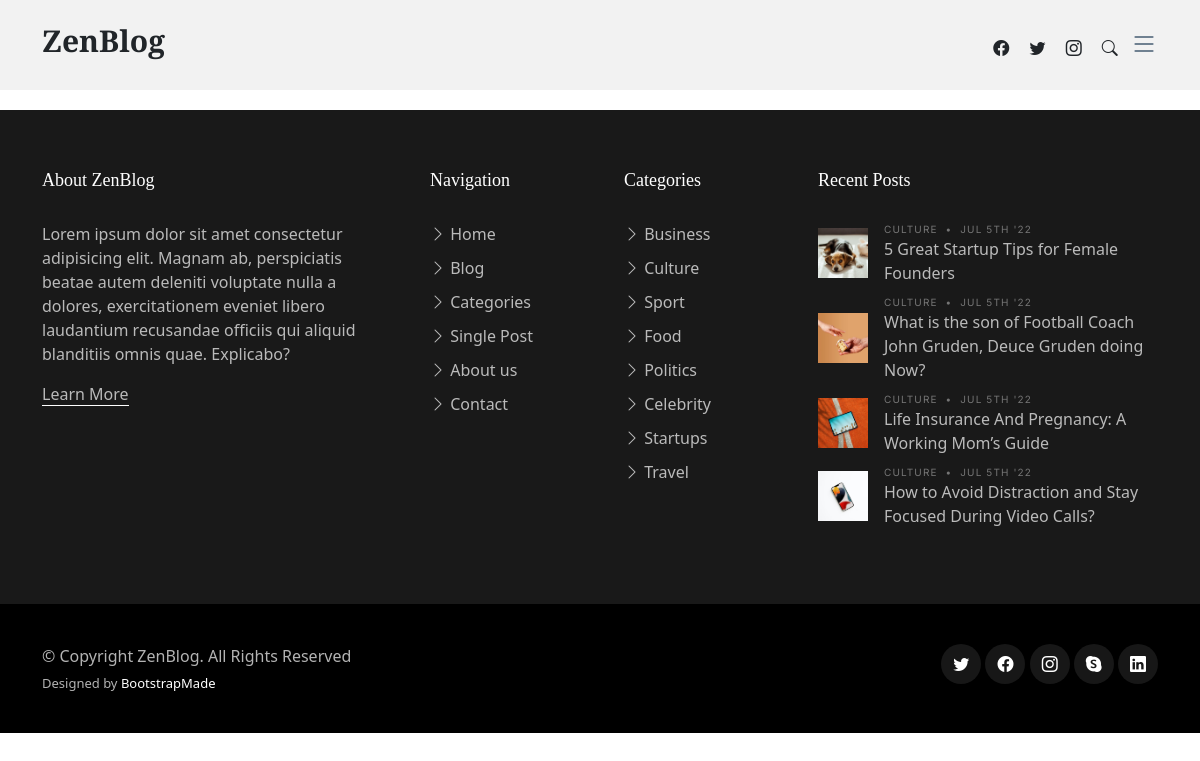
/categories/ (signed in), run on an earlier commit of the app's database.
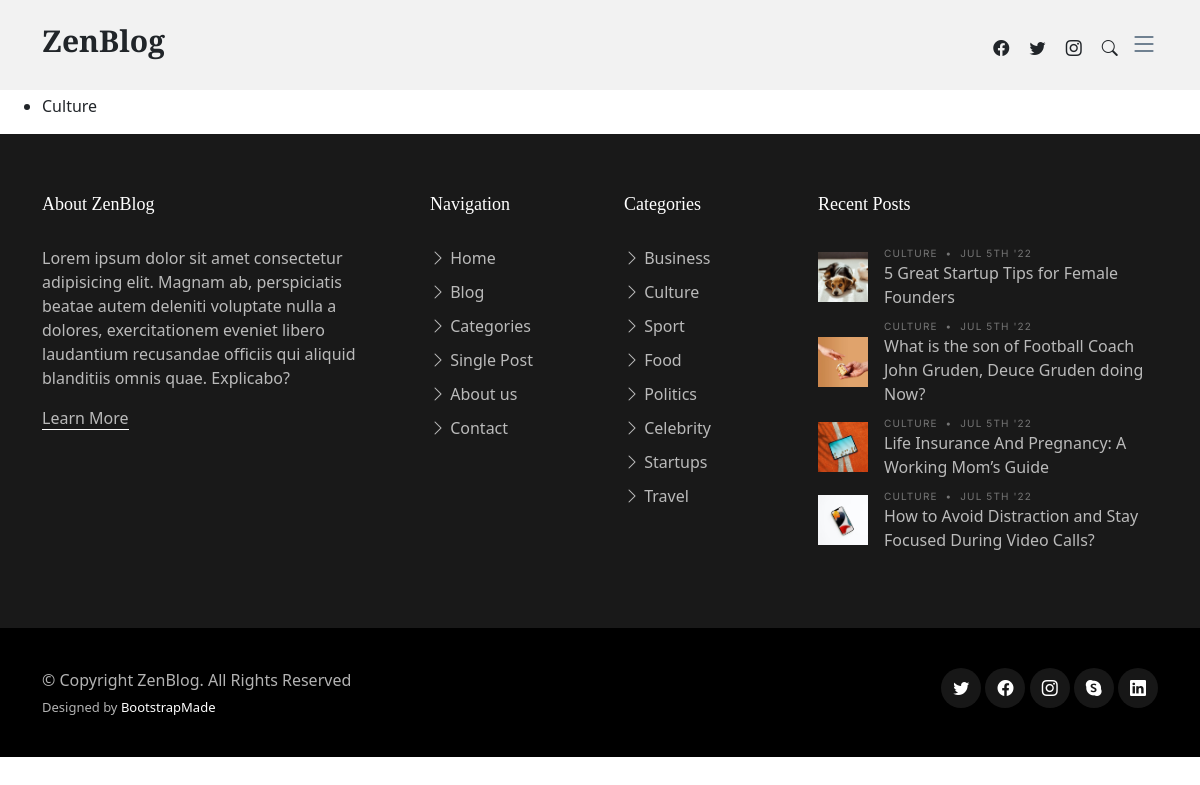
And on a later commit of the database.
### quizapp/models.py (models this page shows, shortened)
class Category(models.Model):
    name = models.CharField(max_length=100)
    description = models.TextField( null=True, blank=True)

### quizapp/views.py (the view)
# urls.py: path('categories/', views.category_list, name='categories'),
@login_required
def category_list(request):
    categories = Category.objects.all()
    return render(request, 'category_list.html', {'categories': categories})

### templates/category_list.html
{% extends "base.html" %}
{% block content %}
  <h2>Categories</h2>
  <ul>
    {% for category in categories %}
      <li><a href="{% url 'category' category.id %}">{{ category.name }}</a></li>
    {% endfor %}
  </ul>
{% endblock %}

### templates/base.html (shortened to what this page needs)
{% load static %}
<!DOCTYPE html>
<html lang="en">
<head>
  <link href="{% static "vendor/bootstrap/css/bootstrap.min.css" %}" rel="stylesheet">
  <link href="{% static "vendor/bootstrap-icons/bootstrap-icons.css" %}" rel="stylesheet">
  <link href="{% static "vendor/swiper/swiper-bundle.min.css" %}" rel="stylesheet">
  <link href="{% static "vendor/glightbox/css/glightbox.min.css" %}" rel="stylesheet">
  <link href="{% static "vendor/aos/aos.css" %}" rel="stylesheet">
  <link href="{% static "css/variables.css" %}" rel="stylesheet">
  <link href="{% static "css/main.css" %}" rel="stylesheet">
</head>
<body>
  <header id="header" class="header d-flex align-items-center fixed-top">
    <div class="container-fluid container-xl d-flex align-items-center justify-content-between">
      <a href="index.html" class="logo d-flex align-items-center">
        <h1>ZenBlog</h1>
      </a>
      <div class="position-relative">
        <a href="#" class="mx-2"><span class="bi-facebook"></span></a>
        <a href="#" class="mx-2"><span class="bi-twitter"></span></a>
        <a href="#" class="mx-2"><span class="bi-instagram"></span></a>
        <a href="#" class="mx-2 js-search-open"><span class="bi-search"></span></a>
        <i class="bi bi-list mobile-nav-toggle"></i>
      </div>
    </div>
  </header>
    <div class="hero-section">
      <div class="container">
        <div class="row align-items-center">
          {% block content %}
          {% endblock %}
        </div>
      </div>
    </div>
  <footer id="footer" class="footer">
    <div class="footer-content">
      <div class="container">
        <div class="row g-5">
          <div class="col-lg-4">
            <h3 class="footer-heading">About ZenBlog</h3>
            <p>Lorem ipsum dolor sit amet consectetur adipisicing elit. Magnam ab, perspiciatis beatae autem deleniti voluptate nulla a dolores, exercitationem eveniet libero laudantium recusandae officiis qui aliquid blanditiis omnis quae. Explicabo?</p>
            <p><a href="about.html" class="footer-link-more">Learn More</a></p>
          </div>
          <div class="col-6 col-lg-2">
            <h3 class="footer-heading">Navigation</h3>
            <ul class="footer-links list-unstyled">
              <li><a href="index.html"><i class="bi bi-chevron-right"></i> Home</a></li>
              <li><a href="index.html"><i class="bi bi-chevron-right"></i> Blog</a></li>
              <li><a href="category.html"><i class="bi bi-chevron-right"></i> Categories</a></li>
              <li><a href="single-post.html"><i class="bi bi-chevron-right"></i> Single Post</a></li>
              <li><a href="about.html"><i class="bi bi-chevron-right"></i> About us</a></li>
              <li><a href="contact.html"><i class="bi bi-chevron-right"></i> Contact</a></li>
            </ul>
          </div>
          <div class="col-6 col-lg-2">
            <h3 class="footer-heading">Categories</h3>
            <ul class="footer-links list-unstyled">
              <li><a href="category.html"><i class="bi bi-chevron-right"></i> Business</a></li>
              <li><a href="category.html"><i class="bi bi-chevron-right"></i> Culture</a></li>
              <li><a href="category.html"><i class="bi bi-chevron-right"></i> Sport</a></li>
              <li><a href="category.html"><i class="bi bi-chevron-right"></i> Food</a></li>
              <li><a href="category.html"><i class="bi bi-chevron-right"></i> Politics</a></li>
              <li><a href="category.html"><i class="bi bi-chevron-right"></i> Celebrity</a></li>
              <li><a href="category.html"><i class="bi bi-chevron-right"></i> Startups</a></li>
              <li><a href="category.html"><i class="bi bi-chevron-right"></i> Travel</a></li>
            </ul>
          </div>
          <div class="col-lg-4">
            <h3 class="footer-heading">Recent Posts</h3>
            <ul class="footer-links footer-blog-entry list-unstyled">
              <li>
                <a href="single-post.html" class="d-flex align-items-center">
                    <img src="{% static "img/post-sq-1.jpg" %}" alt="" class="img-fluid me-3">
                  <div>
                    <div class="post-meta d-block"><span class="date">Culture</span> <span class="mx-1">&bullet;</span> <span>Jul 5th '22</span></div>
                    <span>5 Great Startup Tips for Female Founders</span>
                  </div>
                </a>
              </li>
              <li>
                <a href="single-post.html" class="d-flex align-items-center">
                    <img src="{% static "img/post-sq-2.jpg" %}" alt="" class="img-fluid me-3">
                  <div>
                    <div class="post-meta d-block"><span class="date">Culture</span> <span class="mx-1">&bullet;</span> <span>Jul 5th '22</span></div>
                    <span>What is the son of Football Coach John Gruden, Deuce Gruden doing Now?</span>
                  </div>
                </a>
              </li>
              <li>
                <a href="single-post.html" class="d-flex align-items-center">
                  <img src="{% static "img/post-sq-3.jpg" %}" alt="" class="img-fluid me-3">
                  <div>
                    <div class="post-meta d-block"><span class="date">Culture</span> <span class="mx-1">&bullet;</span> <span>Jul 5th '22</span></div>
                    <span>Life Insurance And Pregnancy: A Working Mom’s Guide</span>
                  </div>
                </a>
              </li>
              <li>
                <a href="single-post.html" class="d-flex align-items-center">
                    <img src="{% static "img/post-sq-4.jpg" %}" alt="" class="img-fluid me-3">
                  <div>
                    <div class="post-meta d-block"><span class="date">Culture</span> <span class="mx-1">&bullet;</span> <span>Jul 5th '22</span></div>
                    <span>How to Avoid Distraction and Stay Focused During Video Calls?</span>
                  </div>
                </a>
              </li>
            </ul>
          </div>
        </div>
      </div>
    </div>
    <div class="footer-legal">
      <div class="container">
        <div class="row justify-content-between">
          <div class="col-md-6 text-center text-md-start mb-3 mb-md-0">
            <div class="copyright">
              © Copyright <strong><span>ZenBlog</span></strong>. All Rights Reserved
            </div>
            <div class="credits">
              Designed by <a href="https://bootstrapmade.com/">BootstrapMade</a>
            </div>
          </div>
          <div class="col-md-6">
            <div class="social-links mb-3 mb-lg-0 text-center text-md-end">
              <a href="#" class="twitter"><i class="bi bi-twitter"></i></a>
              <a href="#" class="facebook"><i class="bi bi-facebook"></i></a>
              <a href="#" class="instagram"><i class="bi bi-instagram"></i></a>
              <a href="#" class="google-plus"><i class="bi bi-skype"></i></a>
              <a href="#" class="linkedin"><i class="bi bi-linkedin"></i></a>
            </div>
          </div>
        </div>
      </div>
    </div>
  </footer>
</body>
</html>

### statics/css/variables.css (style rules this page uses)
:root { --font-default: 'EB Garamond', system-ui, -apple-system, "Segoe UI", Roboto, "Helvetica Neue", Arial, "Noto Sans", "Liberation Sans", sans-serif, "Apple Color Emoji", "Segoe UI Emoji", "Segoe UI Symbol", "Noto Color Emoji"; --font-primary: 'EB Garamond', serif; --font-secondary: 'Inter', sans-serif; --color-default: #212529; --color-default-rgb: 33, 37, 41; --color-links: #212529; --color-links-hover: #15171a; --color-primary: #212529; --color-primary-light: #26282c; --color-primary-dark: #0b0c0e; --color-primary-rgb: 33, 37, 41; --color-primary-light-rgb: 38, 40, 44; --color-primary-dark-rgb: 11, 12, 14; --color-secondary: #596d80; --color-secondary-light: #8498aa; --color-secondary-dark: #404f5c; --color-secondary-rgb: 89, 109, 128; --color-secondary-light-rgb: 132, 152, 170; --color-secondary-dark-rgb: 64, 79, 92; --color-blue: #0d6efd; --color-blue-rgb: 13, 110, 253; --color-indigo: #6610f2; --color-indigo-rgb: 102, 16, 242; --color-purple: #6f42c1; --color-purple-rgb: 111, 66, 193; --color-pink: #f3268c; --color-pink-rgb: 243, 38, 140; --color-red: #df1529; --color-red-rgb: 223, 21, 4; --color-orange: #fd7e14; --color-orange-rgb: 253, 126, 20; --color-yellow: #ffc107; --color-yellow-rgb: 255, 193, 7; --color-green: #059652; --color-green-rgb: 5, 150, 82; --color-teal: #20c997; --color-teal-rgb: 32, 201, 151; --color-cyan: #0dcaf0; --color-cyan-rgb: 13, 202, 240; --color-white: #ffffff; --color-white-rgb: 255, 255, 255; --color-gray: #6c757d; --color-gray-rgb: 108, 117, 125; --color-black: #000000; --color-black-rgb: 0, 0, 0; }
:root { --bs-blue: var(--color-blue); --bs-indigo: var(--color-indigo); --bs-purple: var(--color-purple); --bs-pink: var(--color-pink); --bs-red: var(--color-red); --bs-orange: var(--color-orange); --bs-yellow: var(--color-yellow); --bs-green: var(--color-green); --bs-teal: var(--color-teal); --bs-cyan: var(--color-cyan); --bs-white: var(--color-white); --bs-gray: var(--color-gray); --bs-gray-dark: #343a40; --bs-gray-100: #f8f9fa; --bs-gray-200: #e9ecef; --bs-gray-300: #dee2e6; --bs-gray-400: #ced4da; --bs-gray-500: #adb5bd; --bs-gray-600: #6c757d; --bs-gray-700: #495057; --bs-gray-800: #343a40; --bs-gray-900: #212529; --bs-primary: var(--color-blue); --bs-secondary: var(--color-blue); --bs-success: #198754; --bs-info: #0dcaf0; --bs-warning: #ffc107; --bs-danger: #dc3545; --bs-light: #f8f9fa; --bs-dark: #212529; --bs-primary-rgb: var(--color-primary-rgb); --bs-secondary-rgb: var(--color-secondary-rgb); --bs-success-rgb: 25, 135, 84; --bs-info-rgb: 13, 202, 240; --bs-warning-rgb: 255, 193, 7; --bs-danger-rgb: 220, 53, 69; --bs-light-rgb: 248, 249, 250; --bs-dark-rgb: 33, 37, 41; --bs-white-rgb: var(--color-white-rgb); --bs-black-rgb: var(--color-black-rgb); --bs-body-color-rgb: var(--color-default-rgb); --bs-body-bg-rgb: 255, 255, 255; --bs-font-sans-serif: var(--font-default); --bs-font-monospace: SFMono-Regular, Menlo, Monaco, Consolas, "Liberation Mono", "Courier New", monospace; --bs-gradient: linear-gradient(180deg, rgba(255, 255, 255, 0.15), rgba(255, 255, 255, 0)); --bs-body-font-family: var(--font-default); --bs-body-font-size: 1rem; --bs-body-font-weight: 400; --bs-body-line-height: 1.5; --bs-body-color: var(--color-default); --bs-body-bg: #fff; }

What changed in the data, as far as the page shows it:
added Category: name "Culture"
